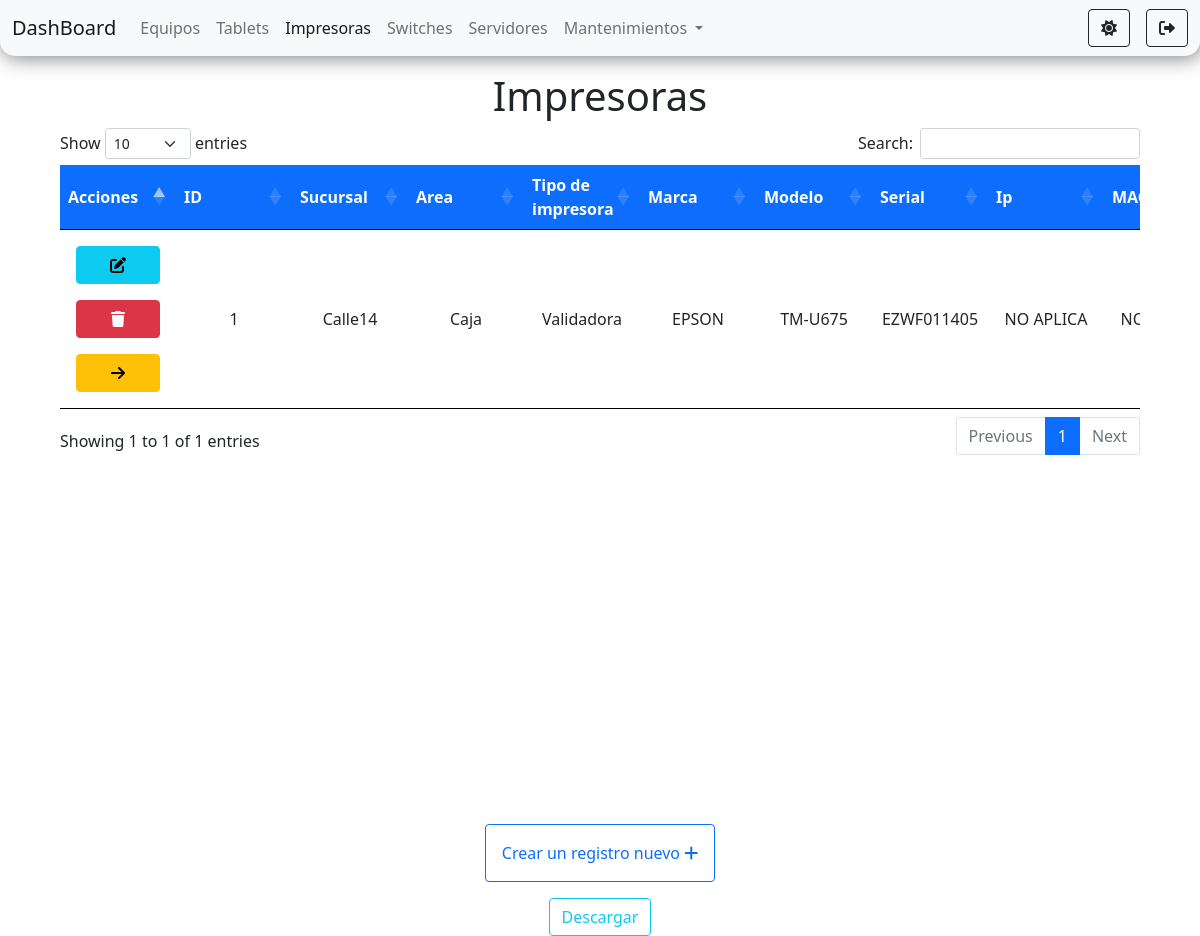
The page /pages/impresoras/impresoras.php (signed in) on the database as committed earlier.
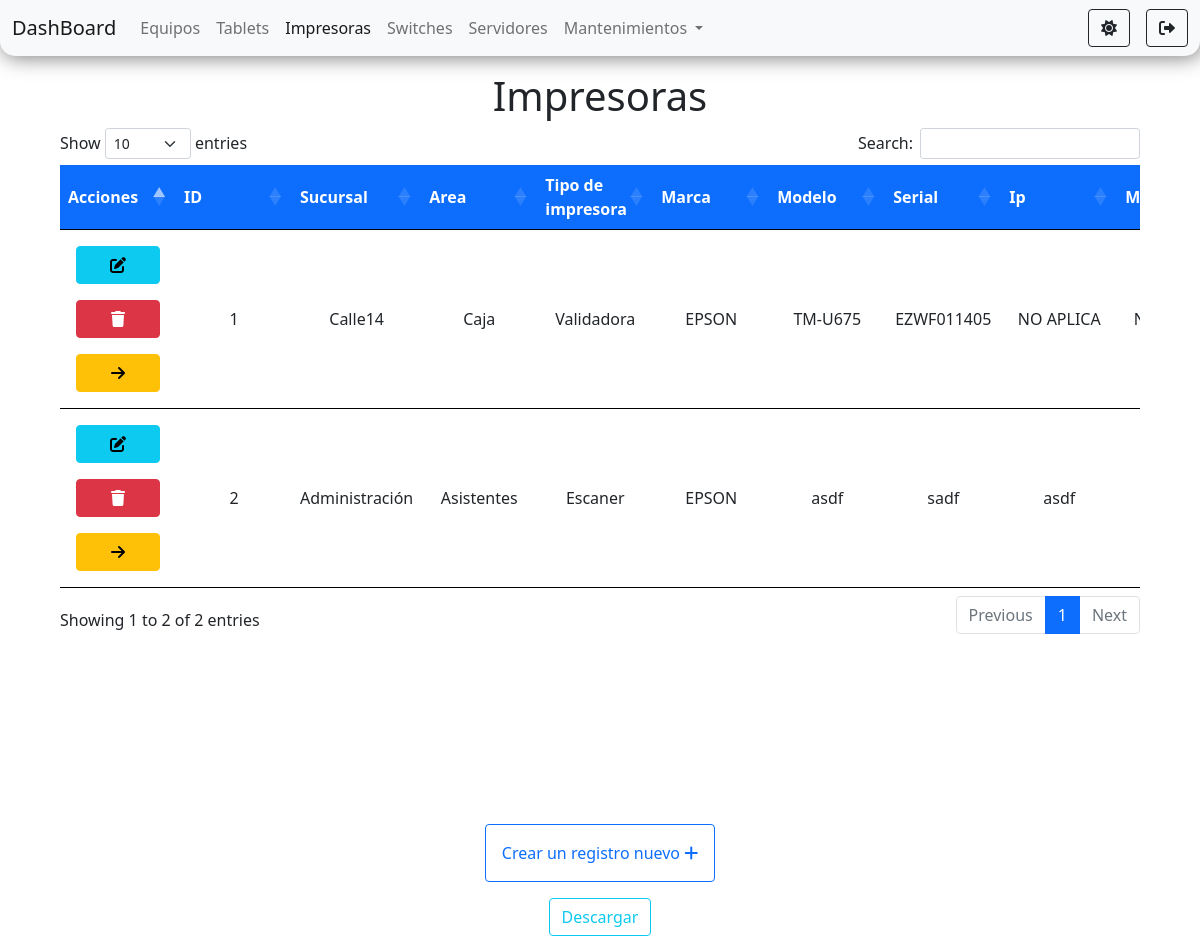
The same page on the database as committed later.
### tables this page shows
CREATE TABLE `impresoras` (
  `id` int(11) NOT NULL,
  `sucursal` varchar(200) NOT NULL,
  `area` varchar(200) NOT NULL,
  `tipo` varchar(200) NOT NULL,
  `marca` varchar(200) NOT NULL,
  `modelo` varchar(200) NOT NULL,
  `serial` varchar(200) NOT NULL,
  `ip` varchar(200) DEFAULT NULL,
  `mac` varchar(200) DEFAULT NULL,
  `nombre_host` varchar(200) NOT NULL,
  `novedades` varchar(200) DEFAULT NULL,
  `tipo_papel` varchar(200) NOT NULL
);

### tables/tables.php (called while the page is built, shortened)
<?php
    $impresoras = "SELECT *FROM impresoras";
    $impresorasResult = $connection->query($impresoras);
?>

### pages/impresoras/impresoras.php (the view, shortened to what this page needs)
<?php
    require_once('../../connection/connection.php');
    require_once('../../tables/tables.php');
?>
<!doctype html>
<html lang="es">
<head>
    <link rel="stylesheet" href="https://cdnjs.cloudflare.com/ajax/libs/font-awesome/6.0.0-beta2/css/all.min.css" />
    <link href="https://cdn.jsdelivr.net/npm/bootstrap@5.1.2/dist/css/bootstrap.min.css" rel="stylesheet"
>
    <link rel="stylesheet" href="https://cdn.datatables.net/1.11.3/css/dataTables.bootstrap5.min.css">
    <link rel="stylesheet" href="../../styles/styles.css">
</head>
<body id="body">
    <nav class="navbar navbar-expand-lg navbar-light bg-light" id="navbar">
        <div class="container-fluid">
            <a class="navbar-brand" href="../../components/router.php?page=dashboard">DashBoard</a>
            <div class="collapse navbar-collapse" id="navbarSupportedContent">
                <ul class="navbar-nav me-auto mb-2 mb-lg-0">
                    <li class="nav-item">
                        <a class="nav-link" href="../../components/router.php?page=equipos">Equipos</a>
                    </li>
                    <li class="nav-item">
                    <a class="nav-link" href="../../components/router.php?page=tablets">Tablets</a>
                    </li>
                    <li class="nav-item">
                    <a class="nav-link active" aria-current="page" href="../../components/router.php?page=impresoras">Impresoras</a>
                    </li>
                    <li class="nav-item">
                        <a class="nav-link" href="../../components/router.php?page=switches">Switches</a>
                    </li>
                    <li class="nav-item">
                        <a class="nav-link" href="../../components/router.php?page=servidores">Servidores</a>
                    </li>
                    <li class="nav-item dropdown">
                        <a class="nav-link dropdown-toggle" href="#" id="navbarScrollingDropdown" role="button" data-bs-toggle="dropdown" aria-expanded="false">
                            Mantenimientos
                        </a>
                    </li>
                </ul>
                <div class="d-flex">
                    <button class="btn me-3 btn-outline-dark" id="btn-oscuro" onclick="onModoOscuro()"  title="Modo oscuro"><i class="fas fa-sun"></i></button>
                    <a href="../../components/router.php?page=logout" class="btn btn-outline-dark" id="btn-salir" title="Salir"><i class="fas fa-sign-out-alt"></i></a>
                </div>
            </div>
        </div>
    </nav>
    <div class="container-fluid d-flex flex-column align-items-center mt-3">
        <h1>Impresoras</h1>
        <div class="tabla">
            <table id="equipos" class="table text-center mt-4">
                <thead>
                    <tr class="bg-primary text-white">
                        <th scope="col">Acciones</th>
                        <th scope="col">ID</th>
                        <th scope="col">Sucursal</th>
                        <th scope="col">Area</th>
                        <th scope="col">Tipo de impresora</th>
                        <th scope="col">Marca</th>
                        <th scope="col">Modelo</th>
                        <th scope="col">Serial</th>
                        <th scope="col">Ip</th>
                        <th scope="col">MAC</th>
                    </tr>
                </thead>
                <tbody>
                    <?php
                        if($impresorasResult ->num_rows>0){
                            while($row = $impresorasResult ->fetch_assoc()){
                    ?>
                    <tr id="tr<?php echo $row['id']?>">
                    <td class="d-flex flex-column justify-content-around">
                            <a href="./edid.php/?id=<?php echo $row['id']?>" class="btn btn-info m-2"  title="editar"><i class="fas fa-edit"></i></a>
                            <a  onclick="confirmar('<?php echo $row['id']?>', 'impresoras')" class="btn btn-danger m-2"  title="eliminar"><i class="fas fa-trash"></i></a>
                            <a  onclick="select('<?php echo $row['id']?>')" class="btn btn-warning m-2"  title="seleccionar"><i class="fas fa-arrow-right"></i></a>
                        </td>
                        <td><?php echo $row['id']  ?></td>
                        <td><?php echo $row['sucursal'] ?></td>
                        <td><?php echo $row['area'] ?></td>
                        <td><?php echo $row['tipo']?></td>
                        <td><?php echo $row['marca']?></td>
                        <td><?php echo $row['modelo'];  ?></td>
                        <td><?php echo $row["serial"]  ?></td>
                        <td><?php echo $row['ip']?></td>
                        <td><?php echo $row['mac']?></td>
                    </tr>
                    <?php }} ?>
                </tbody>
            </table>
        </div>
        <a href="./create.php" class="btn btn-outline-primary p-3 m-3">Crear un registro nuevo <i class='fas fa-plus' ></i></a>
        <a href="./exportarTablaImpresoras.php" class="btn btn-outline-info">Descargar</a>
    </div>
</body>
</html>

### styles/styles.css (style rules this page uses)
body { min-height: 100vh; }
#navbar { box-shadow: 2px 2px 20px rgb(0 0 0 / 50%); border-bottom-left-radius: 15px; border-bottom-right-radius: 15px; }
.tabla { height: 85vh; width: 90vw; overflow-x: scroll; }
td { min-width: 100px !important; }
tr { border-bottom: 3px solid black; vertical-align: middle; }

Rows that differ between the two databases and show on the page:
added impresoras: id "2", sucursal "Administración", area "Asistentes", tipo "Escaner", marca "EPSON", modelo "asdf", serial "sadf", ip "asdf"
Other text that changed with them:
text written by a page script: "Show entries Search: Showing 1 to 1 of 1 entries Previous 1 Next" → "Show entries Search: Showing 1 to 2 of 2 entries Previous 1 Next"
